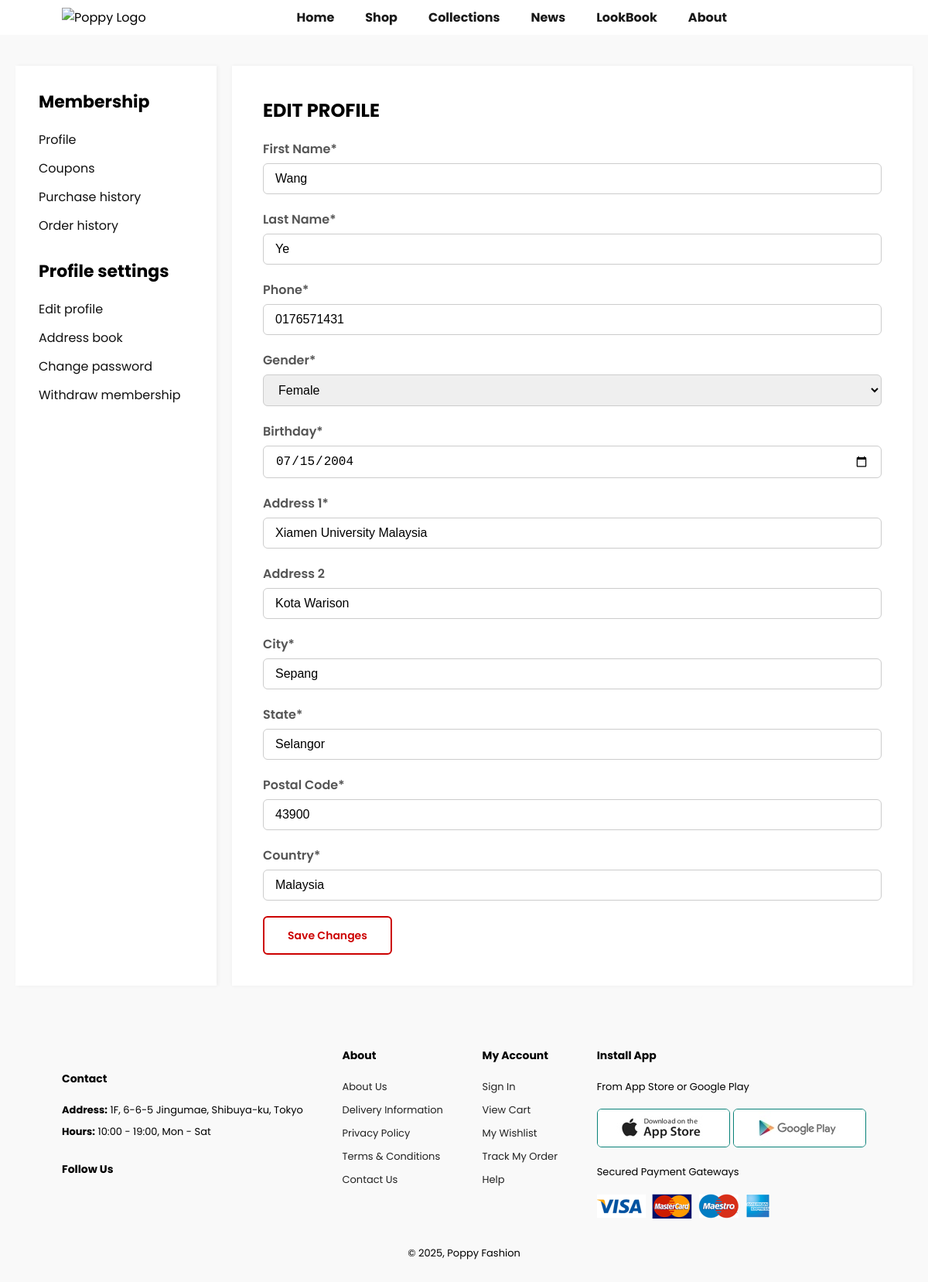
The app's page /wy_profile.php?action=edit (signed in) with its own data.
### tables this page shows
CREATE TABLE `users` (
  `id` int(11) NOT NULL,
  `email` varchar(255) NOT NULL,
  `password` varchar(255) NOT NULL,
  `first_name` varchar(100) DEFAULT NULL,
  `last_name` varchar(100) DEFAULT NULL,
  `phone` varchar(20) DEFAULT NULL,
  `gender` enum('Male','Female','Prefer not to state') DEFAULT 'Prefer not to state',
  `birthday` date DEFAULT NULL,
  `address1` varchar(255) DEFAULT NULL,
  `address2` varchar(255) DEFAULT NULL,
  `city` varchar(100) DEFAULT NULL,
  `state` varchar(100) DEFAULT NULL,
  `postal_code` varchar(10) DEFAULT NULL,
  `country` varchar(100) DEFAULT 'Malaysia'
);

### wy_profile.php (the view, shortened to what this page needs)
<?php
include 'config.php';
$user_id = $_SESSION['user_id'] ?? null;
$action = $_GET['action'] ?? 'view';
$stmt = $conn->prepare("SELECT * FROM users WHERE id = ?");
$stmt->bind_param("i", $user_id);
$stmt->execute();
$user = $stmt->get_result()->fetch_assoc();
?>
<!DOCTYPE html>
<html lang="en">
<head>
    <link rel="stylesheet" href="style.css">
</head>
<body>
    <?php include 'wy_header.php'; ?>
    <div class="container">
        <div class="sidebar">
            <h2>Membership</h2>
            <ul>
                <a href="wy_profile.php?action=view">Profile</a>
                <li><a href="#">Coupons</a></li>
                <li><a href="#">Purchase history</a></li>
                <li><a href="#">Order history</a></li>
            </ul>
            <h2 style="margin-top:30px;">Profile settings</h2>
            <ul>
                <li><a href="wy_profile.php?action=edit">Edit profile</a></li>
                <li><a href="wy_profile.php?action=address">Address book</a></li>
                <li><a href="wy_profile.php?action=password">Change password</a></li>
                <li><a href="wy_profile.php?action=withdraw">Withdraw membership</a></li>
            </ul>
        </div>
        <div class="main-content">
            <?php if ($action === 'view'): ?>
            <h3>PROFILE</h3>
            <div class="info-row">
                <div class="info-label">NAME</div>
                <div><?= htmlspecialchars($user['first_name'] . ' ' . $user['last_name']) ?></div>
            </div>
            <div class="info-row">
                <div class="info-label">EMAIL</div>
                <div><?= htmlspecialchars($user['email']) ?></div>
            </div>
            <div class="info-row">
                <div class="info-label">GENDER</div>
                <div><?= htmlspecialchars($user['gender']) ?></div>
            </div>
            <div class="info-row">
                <div class="info-label">POSTAL CODE</div>
                <div><?= htmlspecialchars($user['postal_code']) ?></div>
            </div>
            <div class="membership-card">
                <div class="card-content">
                    <h2 class="brand">POPPY</h2>
                    <div class="barcode-area">
                        <img src="https://barcode.tec-it.com/barcode.ashx?data=<?= $user_id ?>&code=Code128&dpi=96"
                            alt="barcode" class="barcode-img">
                    </div>
                    <p class="barcode-id"><?= $user_id ?></p>
                </div>
                <div class="member-name"><?= htmlspecialchars($user['last_name'] . ' ' . $user['first_name']) ?></div>
            </div>
            <?php elseif ($action === 'edit'): ?>
            <h3>EDIT PROFILE</h3>
            <form method="post">
                <label>First Name*</label>
                <input type="text" name="first_name" value="<?= htmlspecialchars($user['first_name']) ?>" required>
                <label>Last Name*</label>
                <input type="text" name="last_name" value="<?= htmlspecialchars($user['last_name']) ?>" required>
                <label>Phone*</label>
                <input type="text" name="phone" value="<?= htmlspecialchars($user['phone']) ?>" required>
                <label>Gender*</label>
                <select name="gender" required>
                    <option value="Female" <?= $user['gender'] == 'Female' ? 'selected' : '' ?>>Female</option>
                </select>
                <label>Birthday*</label>
                <input type="date" name="birthday" value="<?= htmlspecialchars($user['birthday']) ?>" required>
                <label>Address 1*</label>
                <input type="text" name="address1" value="<?= htmlspecialchars($user['address1']) ?>" required>
                <label>Address 2</label>
                <input type="text" name="address2" value="<?= htmlspecialchars($user['address2']) ?>">
                <label>City*</label>
                <input type="text" name="city" value="<?= htmlspecialchars($user['city']) ?>" required>
                <label>State*</label>
                <input type="text" name="state" value="<?= htmlspecialchars($user['state']) ?>" required>
                <label>Postal Code*</label>
                <input type="text" name="postal_code" value="<?= htmlspecialchars($user['postal_code']) ?>" required>
                <label>Country*</label>
                <input type="text" name="country" value="<?= htmlspecialchars($user['country']) ?>" required>
                <button class="white" type="submit">Save Changes</button>
            </form>
            <?php endif; ?>
        </div>
    </div>
    <?php include 'wy_footer.php'; ?>
</body>
</html>

### style.css (style rules this page uses)
* { margin: 0; padding: 0; box-sizing: border-box; }
body { font-family: 'Inter', sans-serif; font-weight: 400; width: 100%; }
h1, h2, h3, h4, h5 { font-family: 'Poppins', sans-serif; font-weight: 700; }
a { text-decoration: none !important; color: inherit; }
html { width: 100%; scroll-behavior: smooth; font-size: 100%; }
h2 { font-size: 3.158rem; }
h3 { font-size: 2.369rem; }
:root { --text-50: #0d0d0d; --text-100: #1a1a1a; --text-200: #333333; --text-300: #4d4d4d; --text-400: #666666; --text-500: #808080; --text-600: #999999; --text-700: #b3b3b3; --text-800: #cccccc; --text-900: #e6e6e6; --text-950: #f2f2f2; --background-50: #0f0b0b; --background-100: #1d1616; --background-200: #3a2c2c; --background-300: #574242; --background-400: #745858; --background-500: #916e6e; --background-600: #a78b8b; --background-700: #bda8a8; --background-800: #d3c5c5; --background-900: #e9e2e2; --background-950: #f4f0f0; --primary-50: #1a0000; --primary-100: #330000; --primary-200: #660000; --primary-300: #990000; --primary-400: #cc0000; --primary-500: #ff0000; --primary-600: #ff3333; --primary-700: #ff6666; --primary-800: #ff9999; --primary-900: #ffcccc; --primary-950: #ffe5e5; --secondary-50: #120707; --secondary-100: #250e0e; --secondary-200: #4a1c1c; --secondary-300: #6f2a2a; --secondary-400: #943838; --secondary-500: #b94646; --secondary-600: #c76b6b; --secondary-700: #d59090; --secondary-800: #e3b5b5; --secondary-900: #f1dada; --secondary-950: #f8eded; --accent-50: #140505; --accent-100: #290a0a; --accent-200: #511515; --accent-300: #7a1f1f; --accent-400: #a22a2a; --accent-500: #cb3434; --accent-600: #d55d5d; --accent-700: #e08585; --accent-800: #eaaeae; --accent-900: #f5d6d6; --accent-950: #faebeb; }
button.normal, button.continue, button.white, button.confirm-btn, button.cancel-btn { font-family: Poppins; font-size: 14px; font-weight: 600; padding: 15px 30px; height: 50px; line-height: 1; border-radius: 6px; cursor: pointer; transition: 0.2s ease; }
button.white { color: var(--primary-400); background: transparent; border: 2px solid var(--primary-400); }

### wy_profile.php (style rules this page uses)
body { font-family: Poppins; margin: 0; padding: 0; background: #f9f9f9; }
.container { display: flex; max-width: 1200px; margin: 40px auto; padding: 0 20px; }
.sidebar { width: 260px; background: #fff; padding: 30px; box-shadow: 2px 0 5px rgba(0, 0, 0, 0.05); }
.sidebar h2 { font-size: 22px; margin-bottom: 20px; }
.sidebar ul { list-style: none; padding-left: 0; }
.sidebar li { margin: 12px 0; }
.sidebar a { text-decoration: none; color: #111; }
.main-content { flex: 1; background: #fff; padding: 40px; margin-left: 20px; box-shadow: 0 0 5px rgba(0, 0, 0, 0.05); }
.main-content h3 { font-size: 24px; margin-bottom: 20px; }
form label { display: block; margin-bottom: 6px; font-weight: 600; color: #555; }
form input, form select { width: 100%; padding: 10px 15px; margin-bottom: 20px; border: 1px solid #ccc; border-radius: 6px; font-size: 16px; transition: border 0.3s; }

### records on screen
users: first_name "Wang", last_name "Ye", phone "0176571431", gender "Female", birthday "07/15/2004", address1 "Xiamen University Malaysia", address2 "Kota Warison", city "Sepang", state "Selangor", postal_code "43900", country "Malaysia"
